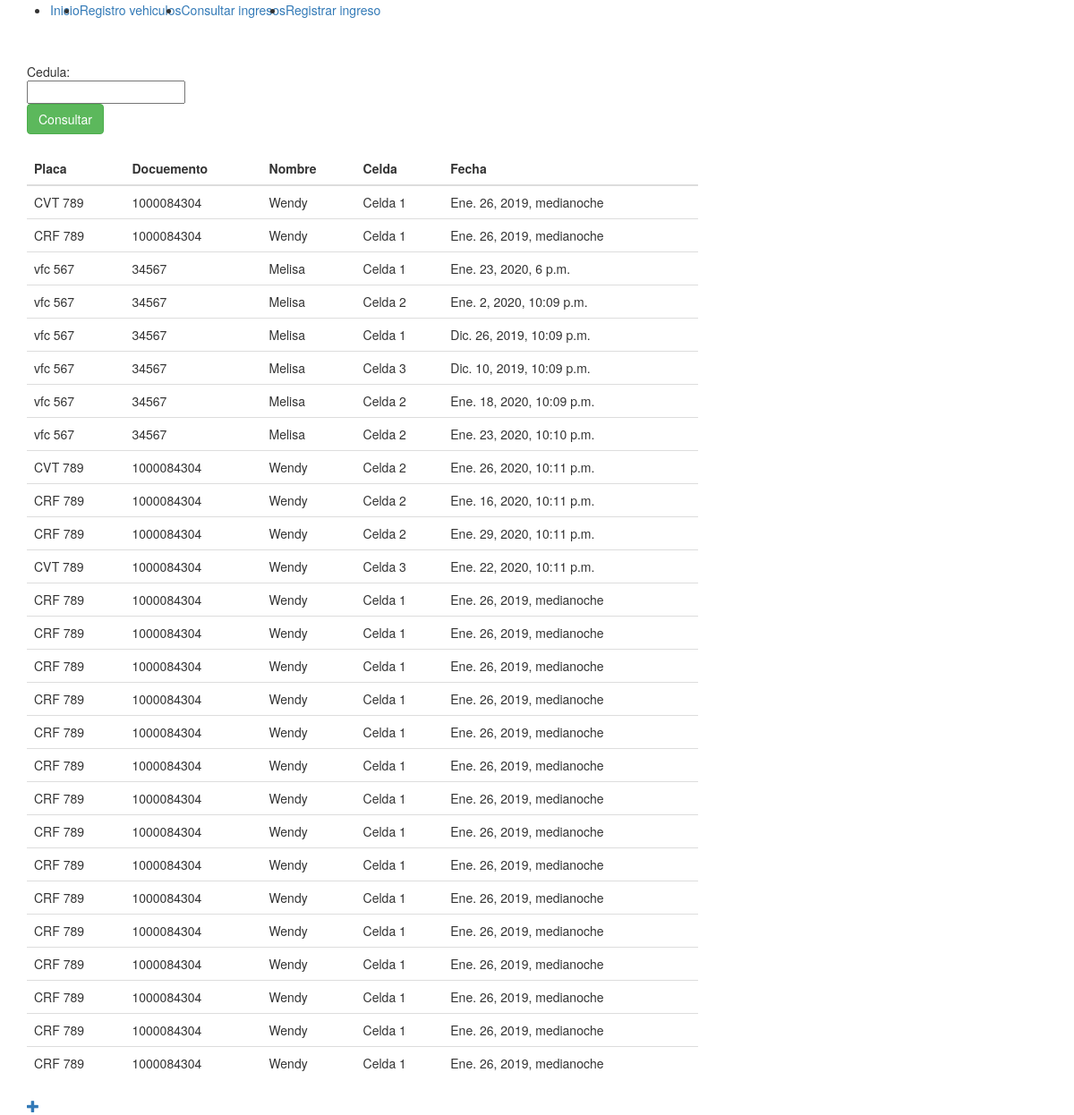
The page /consultar/ingresos on the database its author committed.
### gestion/models.py (models this page shows)
class Registro(models.Model):
    vehiculo = models.ForeignKey(Vehiculo, verbose_name='Vehiculo', on_delete=models.CASCADE)
    celda = models.ForeignKey(Celda, verbose_name='Celda', on_delete=models.CASCADE)
    fecha = models.DateTimeField('Fecha ingreso')

class Vehiculo(models.Model):
    cliente = models.ForeignKey(Cliente, verbose_name='cliente', on_delete=models.CASCADE)
    cilindraje = models.CharField('Cilindraje', max_length=200, null=True, blank=True)
    tiempos = models.CharField('Tiempos', max_length=200, null=True, blank=True)
    placa = models.CharField('Placa', max_length=200)
    modelo = models.CharField('Modelo', max_length=200, null=True, blank=True)
    puertas = models.IntegerField('Puertas', null=True, blank=True)
    foto = models.FileField('Foto', null=True, blank=True)
    tipo = models.ForeignKey(TipoVehiculo, verbose_name='Tipo vehiculo', on_delete=models.CASCADE)
    def __str__(self):
        return self.placa

class Cliente(models.Model):
    documento = models.CharField('Documento', max_length=200)
    tipo_documento = models.ForeignKey(TipoDocumento, verbose_name='Tipo documento', on_delete=models.CASCADE)
    nombre = models.CharField('Nombre', max_length=200)
    def __str__(self):
        return self.nombre

class Celda(models.Model):
    numero = models.IntegerField('Numero')
    descripcion = models.CharField('Nombre', max_length=200)
    ocupada = models.BooleanField('Estado', default=False)
    def __str__(self):
        return self.descripcion

### gestion/views.py (the view)
# urls.py: path('consultar/ingresos', views.consultar_ingresos, name='consultar_ingresos'),
def consultar_ingresos(request):
    if request.POST:
        clientes = models.Cliente.objects.filter(documento = request.POST['documento']).values_list('id', flat=True)
        vehiculos = models.Vehiculo.objects.filter(cliente__in = clientes).values_list('id', flat=True)
        ingresos = models.Registro.objects.filter(vehiculo__in = vehiculos)
    else:
        ingresos = models.Registro.objects.all()
    return render(request, 'gestion/informe.html',{'ingresos':ingresos})

### gestion/templates/gestion/informe.html (shortened to what this page needs)
{% extends 'gestion/base.html' %}
{% block content %}
    <form method="POST" class="post-form" action = "{% url 'consultar_ingresos' %}">
        Cedula:<br>
        <input type="text" name="documento"><br>
        <button type="submit" class="save btn btn-success">Consultar</button>
    </form>
    <br>
 <table class="table">
  <thead>
    <tr>
      <th scope="col">Placa</th>
      <th scope="col">Docuemento</th>
      <th scope="col">Nombre</th>
      <th scope="col">Celda</th>
      <th scope="col">Fecha</th>
    </tr>
  </thead>
  <tbody>
    {% for ingreso in ingresos %}
    <tr>
      <td>{{ingreso.vehiculo}}</td>
      <td>{{ingreso.vehiculo.cliente.documento}}</td>
      <td>{{ingreso.vehiculo.cliente}}</td>
      <td>{{ingreso.celda}}</td>
      <td>{{ingreso.fecha}}</td>
    </tr>
    {% endfor %}
  </tbody>
</table>
    <a href="{% url 'nuevo_vehiculo' %}" class="top-menu"><span class="glyphicon glyphicon-plus"></span></a>
</body>
{% endblock content %}

### rows shown on the page
Registro: vehiculo "CVT 789", vehiculo.cliente.documento "1000084304", vehiculo.cliente "Wendy", celda "Celda 1", fecha "Ene. 26, 2019, medianoche"
Registro: vehiculo "CRF 789", vehiculo.cliente.documento "1000084304", vehiculo.cliente "Wendy", celda "Celda 1", fecha "Ene. 26, 2019, medianoche"
Registro: vehiculo "vfc 567", vehiculo.cliente.documento "34567", vehiculo.cliente "Melisa", celda "Celda 1", fecha "Ene. 23, 2020, 6 p.m."
Registro: vehiculo "vfc 567", vehiculo.cliente.documento "34567", vehiculo.cliente "Melisa", celda "Celda 2", fecha "Ene. 2, 2020, 10:09 p.m."
Registro: vehiculo "vfc 567", vehiculo.cliente.documento "34567", vehiculo.cliente "Melisa", celda "Celda 1", fecha "Dic. 26, 2019, 10:09 p.m."
Registro: vehiculo "vfc 567", vehiculo.cliente.documento "34567", vehiculo.cliente "Melisa", celda "Celda 3", fecha "Dic. 10, 2019, 10:09 p.m."
Registro: vehiculo "vfc 567", vehiculo.cliente.documento "34567", vehiculo.cliente "Melisa", celda "Celda 2", fecha "Ene. 18, 2020, 10:09 p.m."
Registro: vehiculo "vfc 567", vehiculo.cliente.documento "34567", vehiculo.cliente "Melisa", celda "Celda 2", fecha "Ene. 23, 2020, 10:10 p.m."
Registro: vehiculo "CVT 789", vehiculo.cliente.documento "1000084304", vehiculo.cliente "Wendy", celda "Celda 2", fecha "Ene. 26, 2020, 10:11 p.m."
Registro: vehiculo "CRF 789", vehiculo.cliente.documento "1000084304", vehiculo.cliente "Wendy", celda "Celda 2", fecha "Ene. 16, 2020, 10:11 p.m."
Registro: vehiculo "CRF 789", vehiculo.cliente.documento "1000084304", vehiculo.cliente "Wendy", celda "Celda 2", fecha "Ene. 29, 2020, 10:11 p.m."
Registro: vehiculo "CVT 789", vehiculo.cliente.documento "1000084304", vehiculo.cliente "Wendy", celda "Celda 3", fecha "Ene. 22, 2020, 10:11 p.m."
Registro: vehiculo "CRF 789", vehiculo.cliente.documento "1000084304", vehiculo.cliente "Wendy", celda "Celda 1", fecha "Ene. 26, 2019, medianoche"
Registro: vehiculo "CRF 789", vehiculo.cliente.documento "1000084304", vehiculo.cliente "Wendy", celda "Celda 1", fecha "Ene. 26, 2019, medianoche"
Registro: vehiculo "CRF 789", vehiculo.cliente.documento "1000084304", vehiculo.cliente "Wendy", celda "Celda 1", fecha "Ene. 26, 2019, medianoche"
Registro: vehiculo "CRF 789", vehiculo.cliente.documento "1000084304", vehiculo.cliente "Wendy", celda "Celda 1", fecha "Ene. 26, 2019, medianoche"
Registro: vehiculo "CRF 789", vehiculo.cliente.documento "1000084304", vehiculo.cliente "Wendy", celda "Celda 1", fecha "Ene. 26, 2019, medianoche"
Registro: vehiculo "CRF 789", vehiculo.cliente.documento "1000084304", vehiculo.cliente "Wendy", celda "Celda 1", fecha "Ene. 26, 2019, medianoche"
Registro: vehiculo "CRF 789", vehiculo.cliente.documento "1000084304", vehiculo.cliente "Wendy", celda "Celda 1", fecha "Ene. 26, 2019, medianoche"
Registro: vehiculo "CRF 789", vehiculo.cliente.documento "1000084304", vehiculo.cliente "Wendy", celda "Celda 1", fecha "Ene. 26, 2019, medianoche"
Registro: vehiculo "CRF 789", vehiculo.cliente.documento "1000084304", vehiculo.cliente "Wendy", celda "Celda 1", fecha "Ene. 26, 2019, medianoche"
Registro: vehiculo "CRF 789", vehiculo.cliente.documento "1000084304", vehiculo.cliente "Wendy", celda "Celda 1", fecha "Ene. 26, 2019, medianoche"
Registro: vehiculo "CRF 789", vehiculo.cliente.documento "1000084304", vehiculo.cliente "Wendy", celda "Celda 1", fecha "Ene. 26, 2019, medianoche"
Registro: vehiculo "CRF 789", vehiculo.cliente.documento "1000084304", vehiculo.cliente "Wendy", celda "Celda 1", fecha "Ene. 26, 2019, medianoche"
Registro: vehiculo "CRF 789", vehiculo.cliente.documento "1000084304", vehiculo.cliente "Wendy", celda "Celda 1", fecha "Ene. 26, 2019, medianoche"
Registro: vehiculo "CRF 789", vehiculo.cliente.documento "1000084304", vehiculo.cliente "Wendy", celda "Celda 1", fecha "Ene. 26, 2019, medianoche"
Registro: vehiculo "CRF 789", vehiculo.cliente.documento "1000084304", vehiculo.cliente "Wendy", celda "Celda 1", fecha "Ene. 26, 2019, medianoche"
